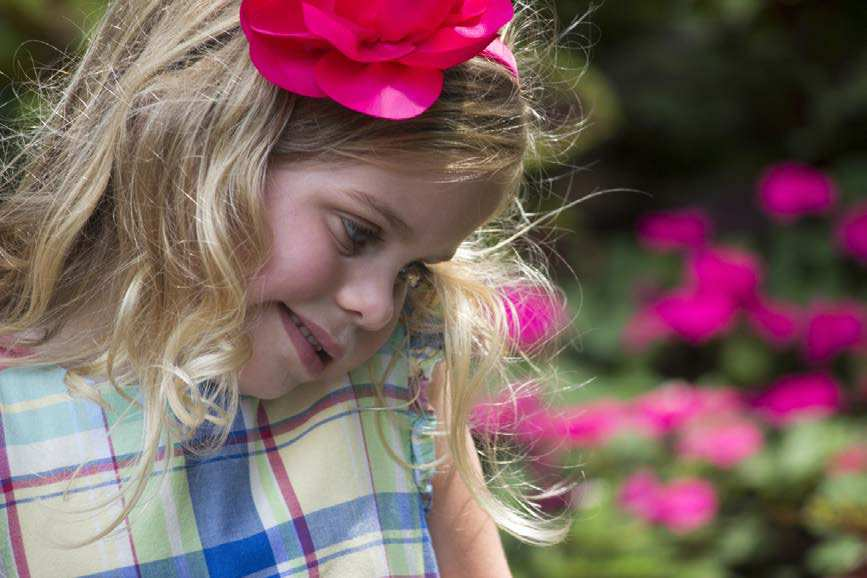
#> input picture Day03_July13/girl.png, 867 x 578 px
$ jupyter execute guided_filter_matting.ipynb   (shell and % lines are left out)
#> lines starting #> are read from the running program, lines starting #| are printed output that depends on the picture
[cell 1]
import numpy as np
import matplotlib.pyplot as plt
from skimage import io as skio
from scipy.ndimage import uniform_filter

[cell 2]
# Read guidance image
g = skio.imread('girl.png')/255
g = g[:,:,:3]
#> g: shape (578, 867, 3) float64
M,N,K=g.shape
#> M = 578; N = 867; K = 3
print(g.shape)
#| (578, 867, 3)

# read image to be filtered
f = skio.imread('girl_map.png')/255
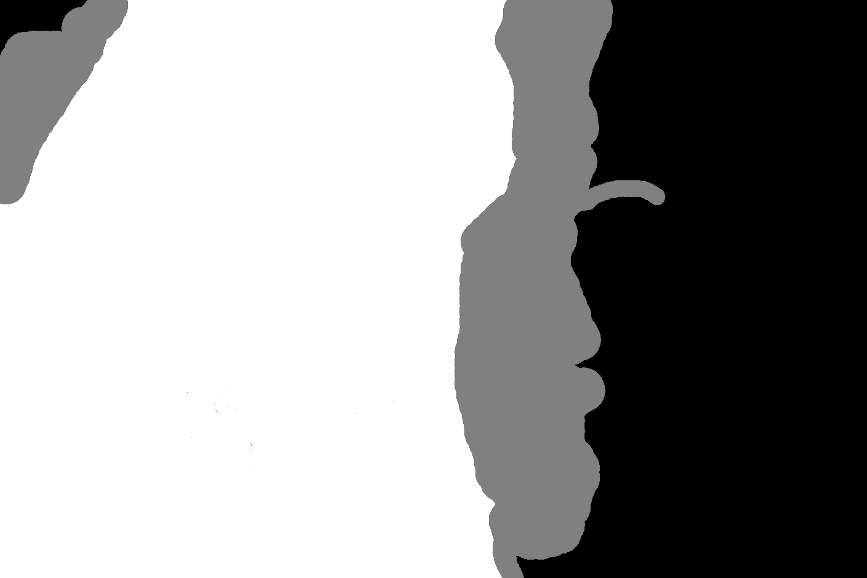
#> input picture Day03_July13/girl_map.png, 867 x 578 px
f = f[:,:,0]
#> f: shape (578, 867) float64
M,N=f.shape
print(f.shape)
#| (578, 867)

bg = skio.imread('background.jpg')/255
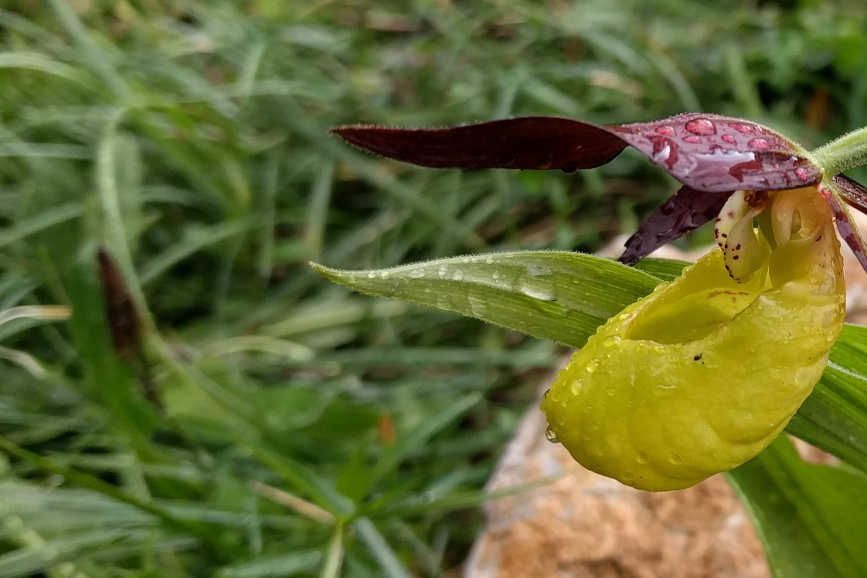
#> input picture Day03_July13/background.jpg, 867 x 578 px
#bg = bg[:,:,:3]
M,N,K=bg.shape
print(bg.shape)
#| (578, 867, 3)


plt.close("all")

plt.figure(1, figsize=(7,7))
plt.imshow(g, cmap="gray")

plt.figure(2, figsize=(7,7))
plt.imshow(f, cmap="gray")

[cell 3]
# epsilon
eps = 0.001

# filter radius
r = 50
ws = 2*r+1

# compute mean
m = uniform_filter(f, size=(ws, ws), mode='reflect')
mu = uniform_filter(g, size=(ws, ws, 1), mode='reflect')
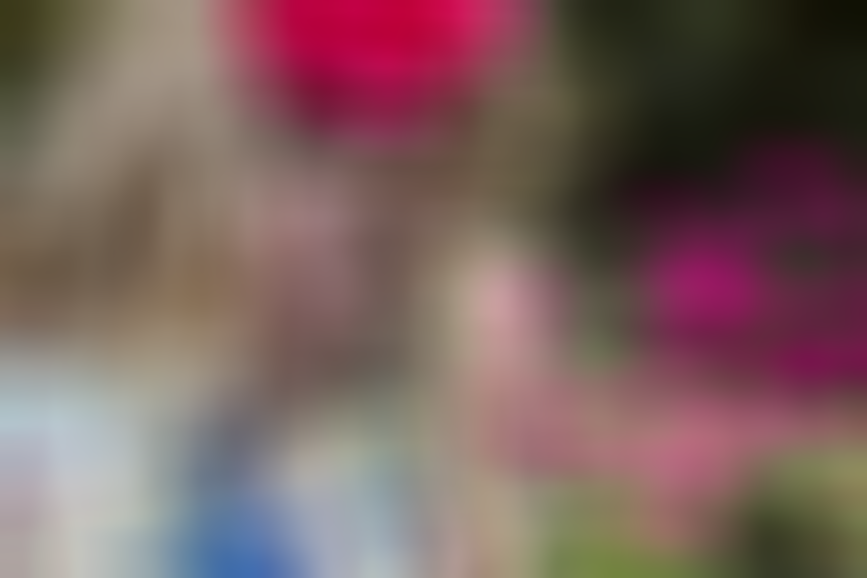
#> mu: shape (578, 867, 3) float64; mean R, G, B 0.481, 0.382, 0.373

# compute covariance
CV =  uniform_filter(g[:,:,None,:] * g[:,:,:,None],
                     size=(ws,ws,1,1), mode="reflect") - \
      mu[:,:,None,:] * mu[:,:,:,None]

CC =  uniform_filter(f[:,:,None] * g[:,:,:],
                     size=(ws,ws,1), mode="reflect") - \
      m[:,:,None] * mu[:,:,:]
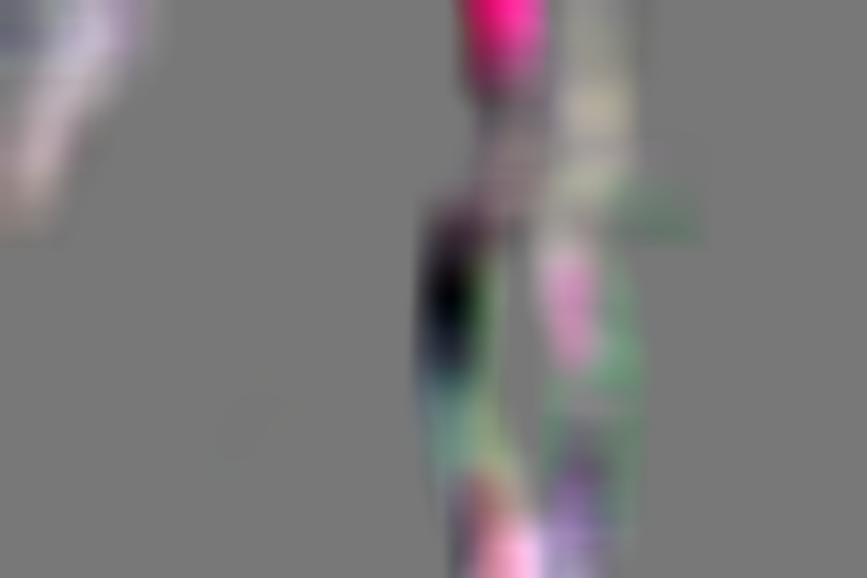
#> CC: shape (578, 867, 3) float64; mean R, G, B 0.00133, 0.000362, 0.000914; drawn with min black and max white

# invert regualrized covariance
CV_inv = np.linalg.inv(CV.copy() + eps*np.identity(3)[None,None,:,:])

# compute coefficients of linear regression
A = np.einsum("ijkl,ijl->ijk", CV_inv, CC)

# compute coefficients of linear regression
b = m - np.einsum("ijk,ijk->ij", A, mu)
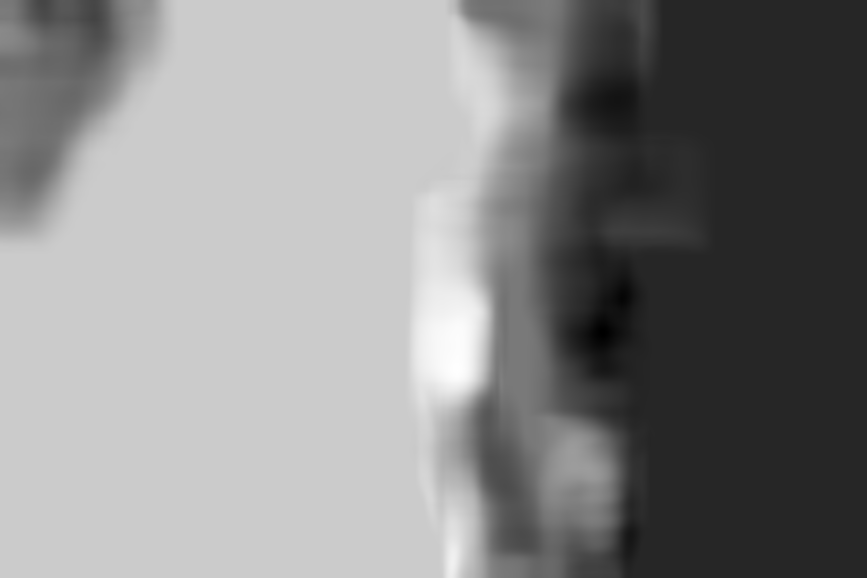
#> b: shape (578, 867) float64; min -0.237, max 1.31, mean 0.59; drawn with min black and max white

# average them
A_ = uniform_filter(A, size=(ws, ws, 1), mode="reflect")
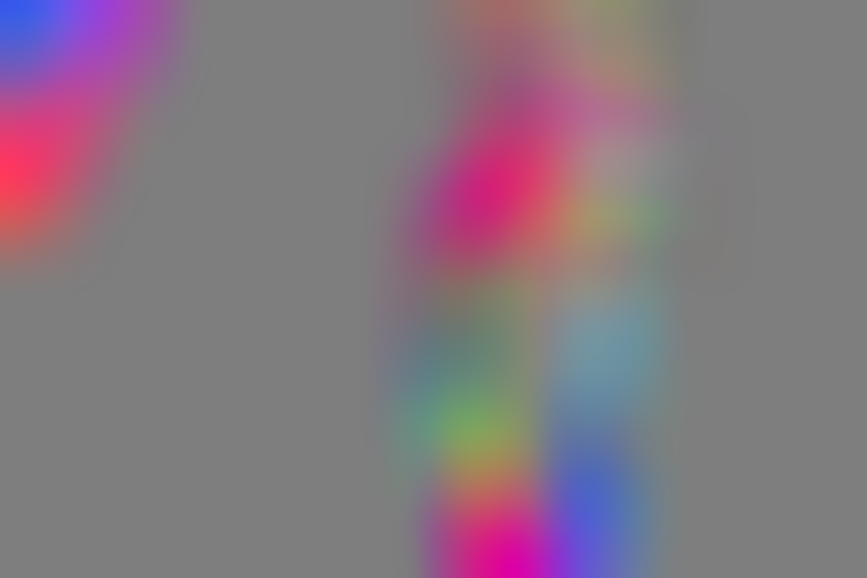
#> A_: shape (578, 867, 3) float64; mean R, G, B 0.11, -0.102, 0.0404; drawn with min black and max white
b_ = uniform_filter(b, size=(ws, ws), mode="reflect")
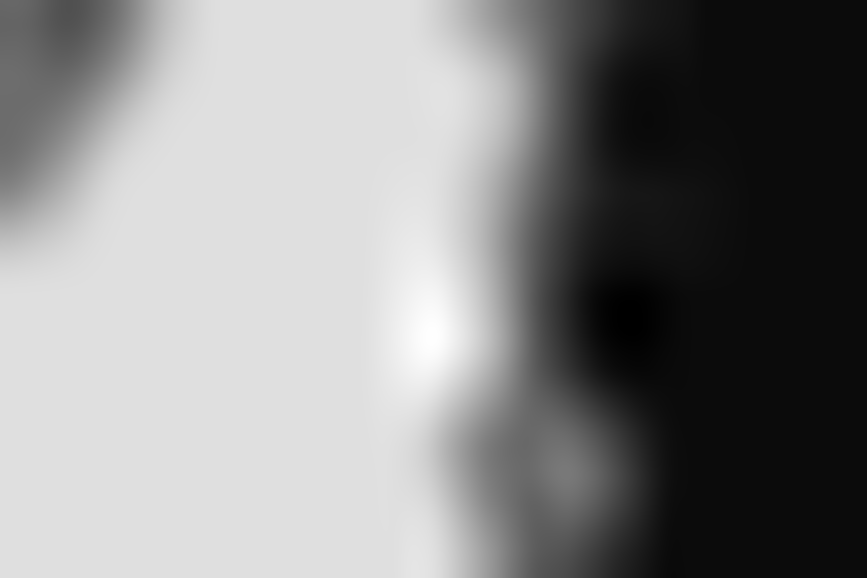
#> b_: shape (578, 867) float64; min -0.0533, max 1.15, mean 0.59; drawn with min black and max white

# filtered image
u = np.einsum("ijk,ijk->ij", A_, g) + b_
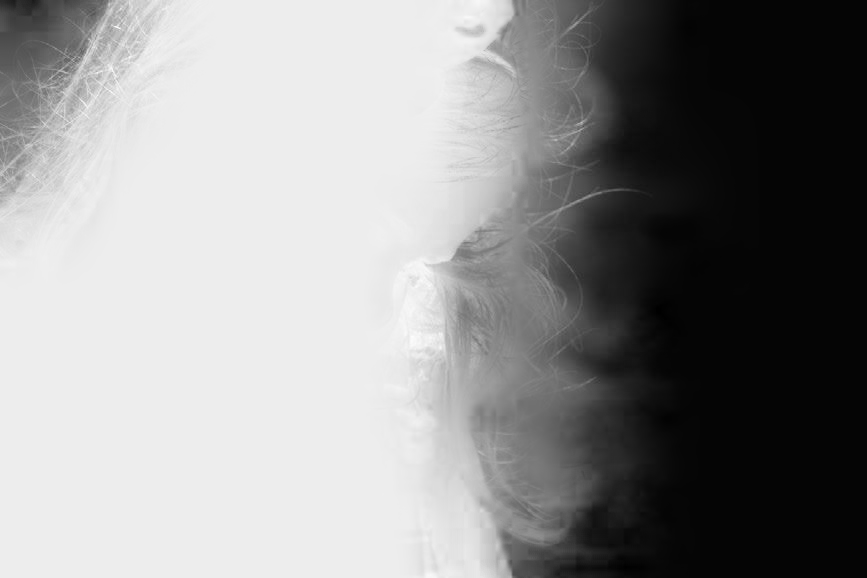
#> u: shape (578, 867) float64; min -0.0257, max 1.08, mean 0.603; drawn with min black and max white
u = np.clip(u, a_min=0, a_max=1)

plt.figure(2, figsize=(7,7))
plt.imshow(u, cmap="gray")

plt.figure(3, figsize=(7,7))
plt.imshow(u[:,:,None]*g + (1-u[:,:,None])*bg)
skio.imsave("girl_matting.png", np.uint8(u*255))
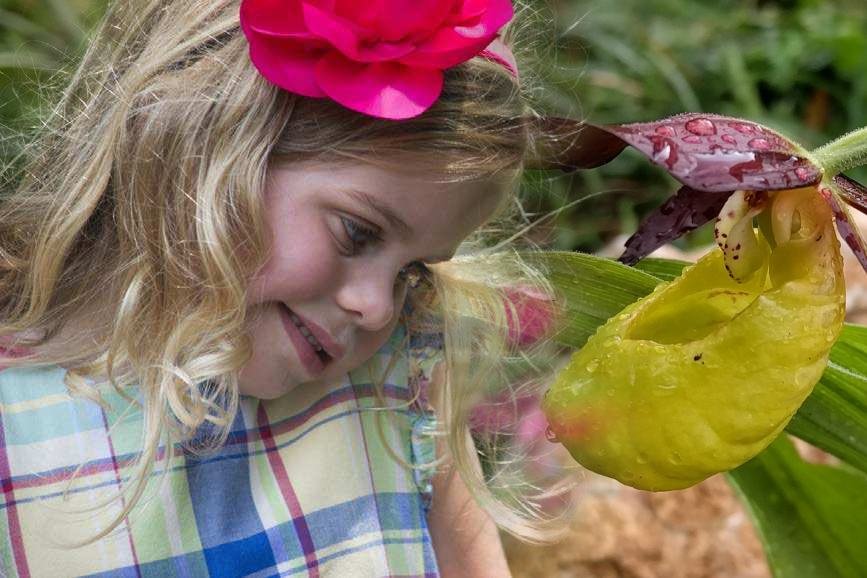
#> shown: shape (578, 867, 3) float64; mean R, G, B 0.523, 0.456, 0.349
